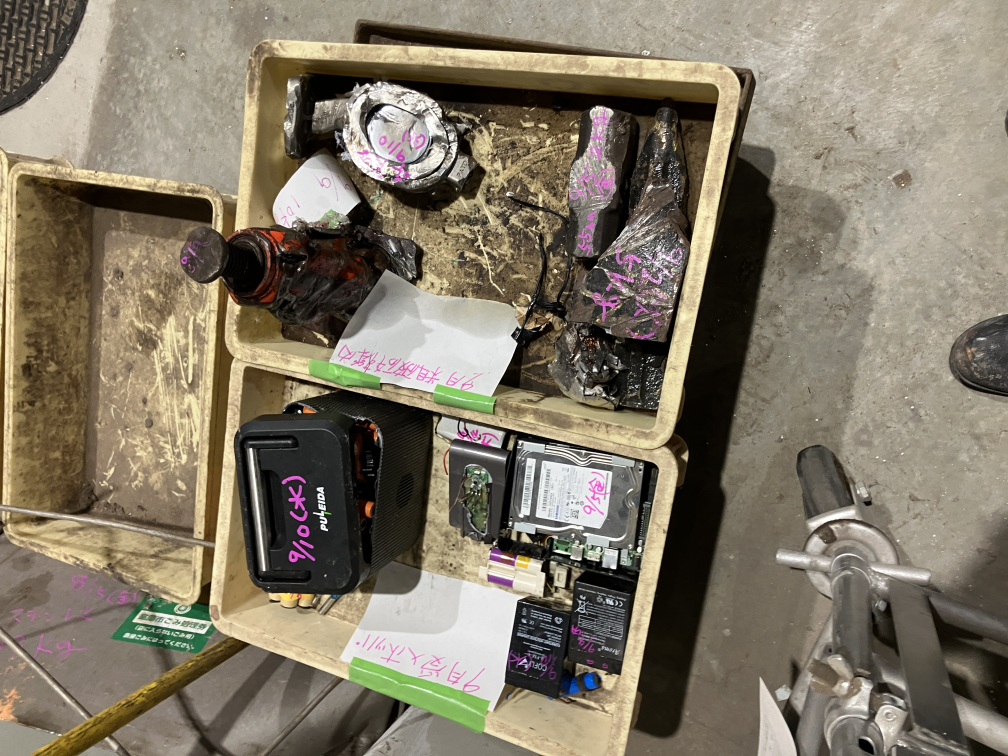
#> input picture data/debug/IMG_2217.jpg, 4032 x 3024 px (shown at 1/4 size)
$ python batch_vision.py --input-dir ../data/debug
#> lines starting #> are read from the running program, lines starting #| are printed output that depends on the picture
#!/usr/bin/env python3
import os, sys, json, time, shutil, glob, re, argparse, base64, mimetypes
from io import BytesIO
from typing import Any, Dict, Optional, Tuple, List
import yaml, requests

def load_config(path: str) -> Dict[str, Any]:
    with open(path, "r", encoding="utf-8") as f:
        return yaml.safe_load(f)

def ensure_dirs(*dirs: str):
    for d in dirs:
        os.makedirs(d, exist_ok=True)

THUMB_MAX_DIM = 512


def encode_image_as_data_url(path: str) -> Tuple[str, Optional[Tuple[int, int]]]:
#> called with path = 'data/debug/IMG_2217.jpg'
    mime, _ = mimetypes.guess_type(path)
    size: Optional[Tuple[int, int]] = None
    image_bytes: Optional[bytes] = None
    try:
        from PIL import Image  # type: ignore
        with Image.open(path) as img:  # type: ignore
#> img is the input picture: PIL image 4032x3024 RGB; mean R, G, B 129.7, 120.6, 103.5
            size = img.size
#> size = (4032, 3024)
            working = img
            if max(img.size) > THUMB_MAX_DIM:
                working = img.copy()
                working.thumbnail((THUMB_MAX_DIM, THUMB_MAX_DIM), Image.LANCZOS)
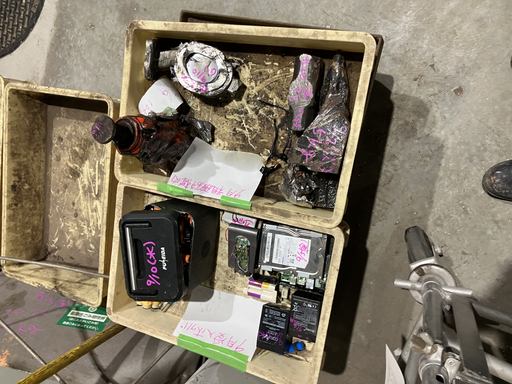
#> working: PIL image 512x384 RGB; mean R, G, B 129.5, 120.5, 103.4
            if working.mode not in ("RGB", "L"):
                working = working.convert("RGB")
            buffer = BytesIO()
            working.save(buffer, format="JPEG", quality=85)
            image_bytes = buffer.getvalue()
            mime = "image/jpeg"
    except Exception:
        image_bytes = None

    if image_bytes is None:
        with open(path, "rb") as f:
            image_bytes = f.read()
        if not mime:
            mime = "image/jpeg"
        if size is None:
            try:
                from PIL import Image  # type: ignore
                with Image.open(path) as img:  # type: ignore
                    size = img.size
            except Exception:
                size = None

    encoded = base64.b64encode(image_bytes).decode("ascii")
    return f"data:{mime};base64,{encoded}", size


# [9 lines left out: function _to_float, not called in this run]


def _clamp(val: int, low: int, high: int) -> int:
    return max(low, min(high, val))


# [119 lines left out: functions normalize_point, normalize_bbox, ensure_bbox, annotate_detection, clean_response_text, extract_json, not called in this run]

def parse_args():
    ap = argparse.ArgumentParser()
    ap.add_argument("--input-dir", default=None, help="画像のルート（デフォルトは config.yaml の input_dir）")
    ap.add_argument("--output", default=None, help="JSONL の出力パス（指定時は1行/画像で追記）")
    return ap.parse_args()

def main():
    args = parse_args()
    cfg = load_config(os.path.join(os.path.dirname(__file__), "config.yaml"))

    base_url   = cfg["openai_base_url"].rstrip("/")
    api_key    = cfg.get("api_key", "EMPTY")
    model      = cfg["model"]

    input_dir  = args.input_dir or cfg["input_dir"]
    input_dir  = os.path.abspath(os.path.join(os.path.dirname(__file__), "..", input_dir))
    json_dir   = os.path.abspath(os.path.join(os.path.dirname(__file__), "..", cfg["json_out_dir"]))
    out_true   = os.path.abspath(os.path.join(os.path.dirname(__file__), "..", cfg["image_out_true_dir"]))
    out_false  = os.path.abspath(os.path.join(os.path.dirname(__file__), "..", cfg["image_out_false_dir"]))
    ensure_dirs(json_dir, out_true, out_false)

    system_prompt = cfg.get("system_prompt")
    instruction = cfg["instruction"]
    temperature = float(cfg.get("temperature", 0))
    max_tokens  = int(cfg.get("max_tokens", 256))
    retry       = int(cfg.get("retry", 2))

    images = sorted(glob.glob(os.path.join(input_dir, "**", "*.jpg"), recursive=True))
    if not images:
        print(f"No .jpg found in: {input_dir}")
        sys.exit(0)

    print(f"Found {len(images)} images. Start processing...")

    headers = {
        "Content-Type": "application/json",
        "Authorization": f"Bearer {api_key}",
    }
    url = f"{base_url}/chat/completions"

    out_jsonl = open(args.output, "a", encoding="utf-8") if args.output else None

    for idx, host_img in enumerate(images, 1):
        data_url, image_size = encode_image_as_data_url(host_img)
#> image_size = (4032, 3024)
        messages = []
        if system_prompt:
            messages.append({"role": "system", "content": system_prompt})

        few_shot_examples = cfg.get("few_shot_examples") or []
        for example in few_shot_examples:
            user_text = example.get("user")
            assistant_text = example.get("assistant")
            if user_text:
                messages.append({"role": "user", "content": [{"type": "text", "text": user_text}]})
            if assistant_text:
                messages.append({"role": "assistant", "content": assistant_text})

        user_content = [
            {"type": "image_url", "image_url": {"url": data_url}},
            {"type": "text", "text": instruction},
        ]
        messages.append({"role": "user", "content": user_content})

        payload = {
            "model": model,
            "temperature": temperature,
            "max_tokens": max_tokens,
            "messages": messages
        }

        data = None
        for attempt in range(retry + 1):
            try:
                r = requests.post(url, headers=headers, data=json.dumps(payload), timeout=180)
                r.raise_for_status()
                data = r.json()
                break
            except Exception as e:
                if attempt >= retry:
                    print(f"[{idx}/{len(images)}] ERROR request failed: {host_img} -> {e}")
                time.sleep(1.5 * (attempt + 1))

        if not data:
            shutil.copy2(host_img, os.path.join(out_false, os.path.basename(host_img)))
            continue

        try:
            content = data["choices"][0]["message"]["content"]
        except Exception:
            content = ""

        parsed: Optional[Dict[str, Any]] = None
        if content:
            cleaned = clean_response_text(content)
            try:
                parsed = json.loads(cleaned)
            except Exception:
                parsed = extract_json(cleaned)
        if not parsed or not isinstance(parsed, dict):
            parsed = {"is_forbidden": False, "reason": "parse_error", "point": [0, 0], "bbox": [0, 0, 0, 0]}

        is_forbidden = bool(parsed.get("is_forbidden", False))

        if not isinstance(parsed.get("reason"), str):
            parsed["reason"] = str(parsed.get("reason", ""))

        parsed_point = normalize_point(parsed.get("point"), image_size)
        parsed_bbox = normalize_bbox(parsed.get("bbox"), image_size)
        if is_forbidden:
            parsed_bbox = ensure_bbox(parsed_bbox, parsed_point, image_size)
        else:
            parsed_point = [0, 0]
            parsed_bbox = [0, 0, 0, 0]

        parsed["point"] = parsed_point
        parsed["bbox"] = parsed_bbox

        stem = os.path.splitext(os.path.basename(host_img))[0]
        json_path = os.path.join(json_dir, stem + ".json")
        with open(json_path, "w", encoding="utf-8") as f:
            json.dump(parsed, f, ensure_ascii=False, indent=2)

        dst_dir = out_true if is_forbidden else out_false
        dst_path = os.path.join(dst_dir, os.path.basename(host_img))
        if is_forbidden:
            try:
                annotate_detection(host_img, dst_path, parsed_bbox, parsed.get("reason", "target"))
            except Exception:
                shutil.copy2(host_img, dst_path)
        else:
            shutil.copy2(host_img, dst_path)

        if out_jsonl:
            out_jsonl.write(json.dumps({
                "image": os.path.relpath(host_img, input_dir),
                "result": parsed
            }, ensure_ascii=False) + "\n")

        print(f"[{idx}/{len(images)}] {os.path.basename(host_img)} -> {parsed}")

    if out_jsonl:
        out_jsonl.close()
    print("Done.")

if __name__ == "__main__":
    main()
#> (the call stopped at in main, `r = requests.post(url, headers=headers, data=json.dumps(payload), time..`: requests is not available in this run)
